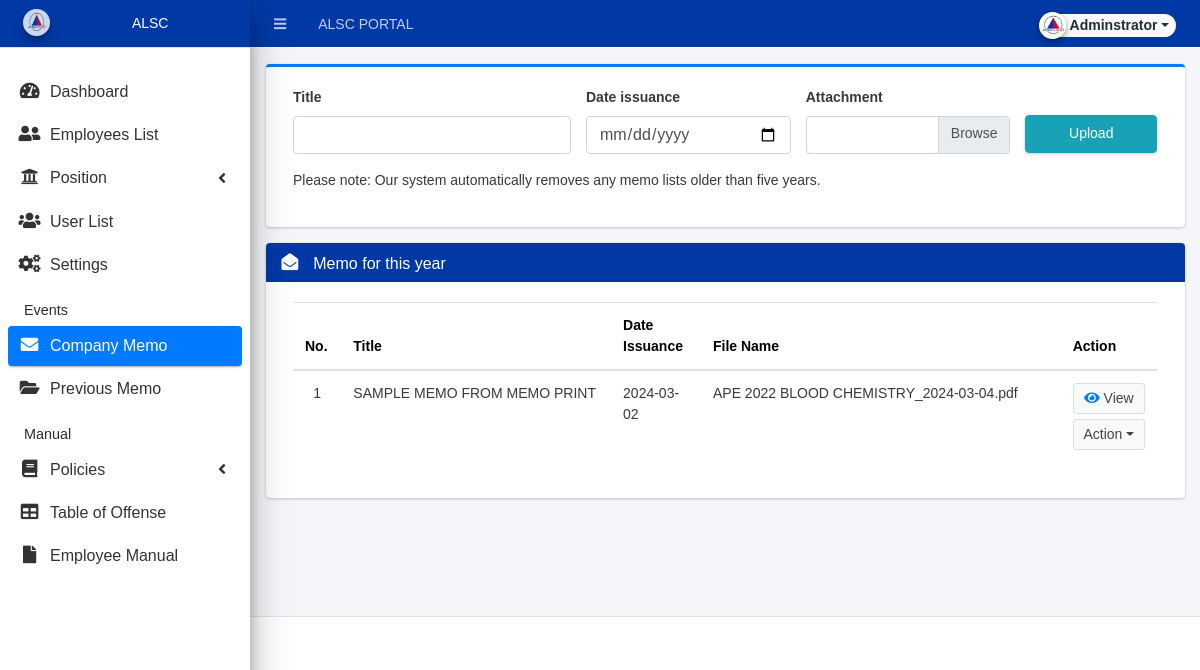
Before: /admin/index.php?page=memo/revised_memo (signed in) with the older database file.
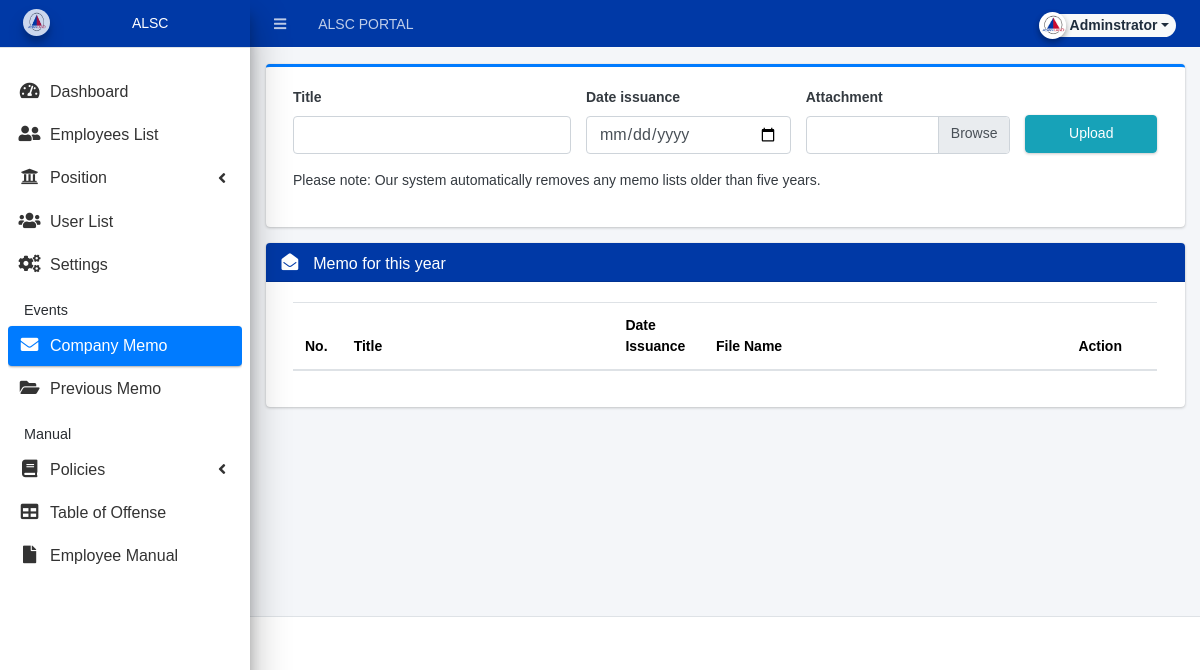
After: the same page with the newer database file.
### tables this page shows
CREATE TABLE `uploads` (
  `id` int(30) NOT NULL,
  `title` text NOT NULL,
  `date_issuance` datetime NOT NULL,
  `upload_path` text NOT NULL
);

### classes/DBConnection.php (called while the page is built, shortened)
<?php
class DBConnection{
    private $host = DB_SERVER;
    private $username = DB_USERNAME;
    private $password = DB_PASSWORD;
    private $database = DB_NAME;
    public $conn;
    public function __construct(){
        if (!isset($this->conn)) {
            $this->conn = new mysqli($this->host, $this->username, $this->password, $this->database);
        }
    }
}
?>

### classes/SystemSettings.php (called while the page is built, shortened)
<?php
class SystemSettings extends DBConnection{
	function userdata($field = ''){
		if(!empty($field)){
			if(isset($_SESSION['userdata'][$field]))
				return $_SESSION['userdata'][$field];
			else
				return null;
		}else{
			return false;
		}
	}
}
$_settings = new SystemSettings();
?>

### admin/memo/revised_memo.php (the view, shortened to what the changed rows need)
<?php
require_once('../config.php');
?>
<div class="card">
  <div class="card-body">
    <div class="container-fluid">
      <table class="table table-stripped table-hover">
        <thead>
          <tr style="height:40px;">
              <th style="color: black; width: 5%;">No.</th>
              <th style="color: black; width: 30%;">Title</th>
              <th style="color: black; width: 10%;">Date Issuance</th>
              <th style="color: black; width: 40%;">File Name</th>
              <th style="color: black; width: 10%;">Action</th>
          </tr>
        </thead>
        <tbody>
          <?php
          $i = 1;
          $currentYear = date('Y');
          $qry = $conn->query("SELECT * FROM `uploads` WHERE YEAR(date_issuance) = $currentYear ORDER BY date_issuance desc");
          while ($row = $qry->fetch_assoc()):
          ?>
            <tr>
              <td class="text-center"><?php echo $i++; ?></td>
              <td><?php echo $row['title'] ?></td>
              <td><?php echo date('Y-m-d', strtotime($row['date_issuance'])); ?></td>
              <td><?php echo $row['upload_path'] ?></td>
              <td align="center">
                <a class="btn btn-default btn-sm" style="width: 100%;" href="<?php echo base_url . '/' . $row['upload_path']; ?>" target="_blank" data-id="<?php echo $row['id'] ?>">
                    <span class="fa fa-eye text-primary"></span> View
                </a>
                <?php if($_settings->userdata('type') == 1 || $_settings->userdata('type') == 2): ?>
                  <button type="button" class="btn btn-default btn-sm dropdown-toggle dropdown-icon" style="margin-top: 5px; width: 100%;" data-toggle="dropdown">
                      Action
                  </button>
                <?php endif; ?>
              </td>
            </tr>
          <?php endwhile; ?>
        </tbody>
      </table>
    </div>
  </div>
</div>

Changed rows visible on the page:
no longer on this page (row edited): uploads: title "SAMPLE MEMO FROM MEMO PRINT", date_issuance "2024-03-02", upload_path "APE 2022 BLOOD CHEMISTRY_2024-03-04.pdf"
